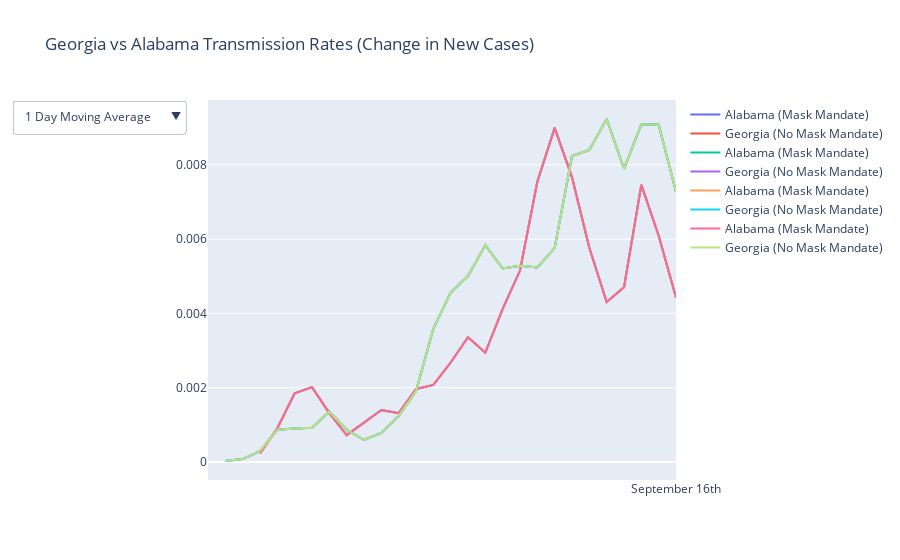

Notebook code for this chart:
### Code cell
import plotly.graph_objects as go
import pandas as pd

# Create figure and add line
fig = go.Figure()


rolling_means = [1,7,14,30]
trace_view = np.array([False for _ in range(8)])

buttons = []

for i,rm in enumerate(rolling_means):
    
    data_GA = agg_GA.groupby("week").sum().diff()[:-1]
    data_AL = agg_AL.groupby("week").sum().diff()[:-1]
    
    fig.add_trace(go.Scatter(
        x=data_AL.index,
        y=data_AL.cases/590497,
        mode="lines",
        name = "Alabama (Mask Mandate)"
    ))

    fig.add_trace(go.Scatter(
        x=data_GA.index,
        y=data_GA.cases/755352,
        mode="lines",
        name = "Georgia (No Mask Mandate)"
    ))
    
    view = trace_view.copy()
    view[i*2:i*2+2] = True
    
    buttons.append(dict(label=str(rm) + " Day Moving Average",
         method="update",
         args=[{"visible": view},
               {"title": str(rm) + " Day Moving Average",
                "annotations": []}]) ) 
    
fig.update_layout(
    updatemenus=[
        dict(
            active=0,
            buttons=buttons
        )
    ])


# Set custom x-axis labels
fig.update_xaxes(
    ticktext=["May 16th", "June 16th","July 16th: Mandate Initiated", "August 16th", "September 16th"],
    tickvals=["2020-05-16","2020-06-16", "2020-07-16", "2020-08-16", data_AL.index.max()],
)

# Set figure title
fig.update_layout(title_text="Georgia vs Alabama Transmission Rates (Change in New Cases)")

fig.show()

### Figure 1 — Plotly figure (JSON) as saved in the notebook; plotly's stock layout.template omitted (floating-point values rounded to 4 significant figures)
{"data": [{"mode": "lines", "name": "Alabama (Mask Mandate)", "type": "scatter", "x": [12, 13, 14, 15, 16, 17, 18, 19, 20, 21, 22, 23, 24, 25, 26, 27, 28, 29, 30, 31, 32, 33, 34, 35, 36, 37], "y": [null, 0.000232, 0.0009077, 0.001848, 0.002015, 0.001316, 0.0007214, 0.001058, 0.001397, 0.001314, 0.001963, 0.002075, 0.002677, 0.00336, 0.002943, 0.00412, 0.005155, 0.007548, 0.008999, 0.007666, 0.005766, 0.004307, 0.004703, 0.007462, 0.006093, 0.004428]}, {"mode": "lines", "name": "Georgia (No Mask Mandate)", "type": "scatter", "x": [10, 11, 12, 13, 14, 15, 16, 17, 18, 19, 20, 21, 22, 23, 24, 25, 26, 27, 28, 29, 30, 31, 32, 33, 34, 35, 36, 37], "y": [null, 2.515e-05, 7.679e-05, 0.0002926, 0.0008671, 0.0009002, 0.0009201, 0.001352, 0.0008685, 0.0005905, 0.0007798, 0.001239, 0.001902, 0.003582, 0.004563, 0.005007, 0.005837, 0.005211, 0.005286, 0.005239, 0.005762, 0.008241, 0.008404, 0.009237, 0.007896, 0.009094, 0.009083, 0.00728]}, {"mode": "lines", "name": "Alabama (Mask Mandate)", "type": "scatter", "x": [12, 13, 14, 15, 16, 17, 18, 19, 20, 21, 22, 23, 24, 25, 26, 27, 28, 29, 30, 31, 32, 33, 34, 35, 36, 37], "y": [null, 0.000232, 0.0009077, 0.001848, 0.002015, 0.001316, 0.0007214, 0.001058, 0.001397, 0.001314, 0.001963, 0.002075, 0.002677, 0.00336, 0.002943, 0.00412, 0.005155, 0.007548, 0.008999, 0.007666, 0.005766, 0.004307, 0.004703, 0.007462, 0.006093, 0.004428]}, {"mode": "lines", "name": "Georgia (No Mask Mandate)", "type": "scatter", "x": [10, 11, 12, 13, 14, 15, 16, 17, 18, 19, 20, 21, 22, 23, 24, 25, 26, 27, 28, 29, 30, 31, 32, 33, 34, 35, 36, 37], "y": [null, 2.515e-05, 7.679e-05, 0.0002926, 0.0008671, 0.0009002, 0.0009201, 0.001352, 0.0008685, 0.0005905, 0.0007798, 0.001239, 0.001902, 0.003582, 0.004563, 0.005007, 0.005837, 0.005211, 0.005286, 0.005239, 0.005762, 0.008241, 0.008404, 0.009237, 0.007896, 0.009094, 0.009083, 0.00728]}, {"mode": "lines", "name": "Alabama (Mask Mandate)", "type": "scatter", "x": [12, 13, 14, 15, 16, 17, 18, 19, 20, 21, 22, 23, 24, 25, 26, 27, 28, 29, 30, 31, 32, 33, 34, 35, 36, 37], "y": [null, 0.000232, 0.0009077, 0.001848, 0.002015, 0.001316, 0.0007214, 0.001058, 0.001397, 0.001314, 0.001963, 0.002075, 0.002677, 0.00336, 0.002943, 0.00412, 0.005155, 0.007548, 0.008999, 0.007666, 0.005766, 0.004307, 0.004703, 0.007462, 0.006093, 0.004428]}, {"mode": "lines", "name": "Georgia (No Mask Mandate)", "type": "scatter", "x": [10, 11, 12, 13, 14, 15, 16, 17, 18, 19, 20, 21, 22, 23, 24, 25, 26, 27, 28, 29, 30, 31, 32, 33, 34, 35, 36, 37], "y": [null, 2.515e-05, 7.679e-05, 0.0002926, 0.0008671, 0.0009002, 0.0009201, 0.001352, 0.0008685, 0.0005905, 0.0007798, 0.001239, 0.001902, 0.003582, 0.004563, 0.005007, 0.005837, 0.005211, 0.005286, 0.005239, 0.005762, 0.008241, 0.008404, 0.009237, 0.007896, 0.009094, 0.009083, 0.00728]}, {"mode": "lines", "name": "Alabama (Mask Mandate)", "type": "scatter", "x": [12, 13, 14, 15, 16, 17, 18, 19, 20, 21, 22, 23, 24, 25, 26, 27, 28, 29, 30, 31, 32, 33, 34, 35, 36, 37], "y": [null, 0.000232, 0.0009077, 0.001848, 0.002015, 0.001316, 0.0007214, 0.001058, 0.001397, 0.001314, 0.001963, 0.002075, 0.002677, 0.00336, 0.002943, 0.00412, 0.005155, 0.007548, 0.008999, 0.007666, 0.005766, 0.004307, 0.004703, 0.007462, 0.006093, 0.004428]}, {"mode": "lines", "name": "Georgia (No Mask Mandate)", "type": "scatter", "x": [10, 11, 12, 13, 14, 15, 16, 17, 18, 19, 20, 21, 22, 23, 24, 25, 26, 27, 28, 29, 30, 31, 32, 33, 34, 35, 36, 37], "y": [null, 2.515e-05, 7.679e-05, 0.0002926, 0.0008671, 0.0009002, 0.0009201, 0.001352, 0.0008685, 0.0005905, 0.0007798, 0.001239, 0.001902, 0.003582, 0.004563, 0.005007, 0.005837, 0.005211, 0.005286, 0.005239, 0.005762, 0.008241, 0.008404, 0.009237, 0.007896, 0.009094, 0.009083, 0.00728]}], "layout": {"title": {"text": "Georgia vs Alabama Transmission Rates (Change in New Cases)"}, "updatemenus": [{"active": 0, "buttons": [{"args": [{"visible": [true, true, false, false, false, false, false, false]}, {"annotations": [], "title": "1 Day Moving Average"}], "label": "1 Day Moving Average", "method": "update"}, {"args": [{"visible": [false, false, true, true, false, false, false, false]}, {"annotations": [], "title": "7 Day Moving Average"}], "label": "7 Day Moving Average", "method": "update"}, {"args": [{"visible": [false, false, false, false, true, true, false, false]}, {"annotations": [], "title": "14 Day Moving Average"}], "label": "14 Day Moving Average", "method": "update"}, {"args": [{"visible": [false, false, false, false, false, false, true, true]}, {"annotations": [], "title": "30 Day Moving Average"}], "label": "30 Day Moving Average", "method": "update"}]}], "xaxis": {"ticktext": ["May 16th", "June 16th", "July 16th: Mandate Initiated", "August 16th", "September 16th"], "tickvals": ["2020-05-16", "2020-06-16", "2020-07-16", "2020-08-16", 37]}}}
